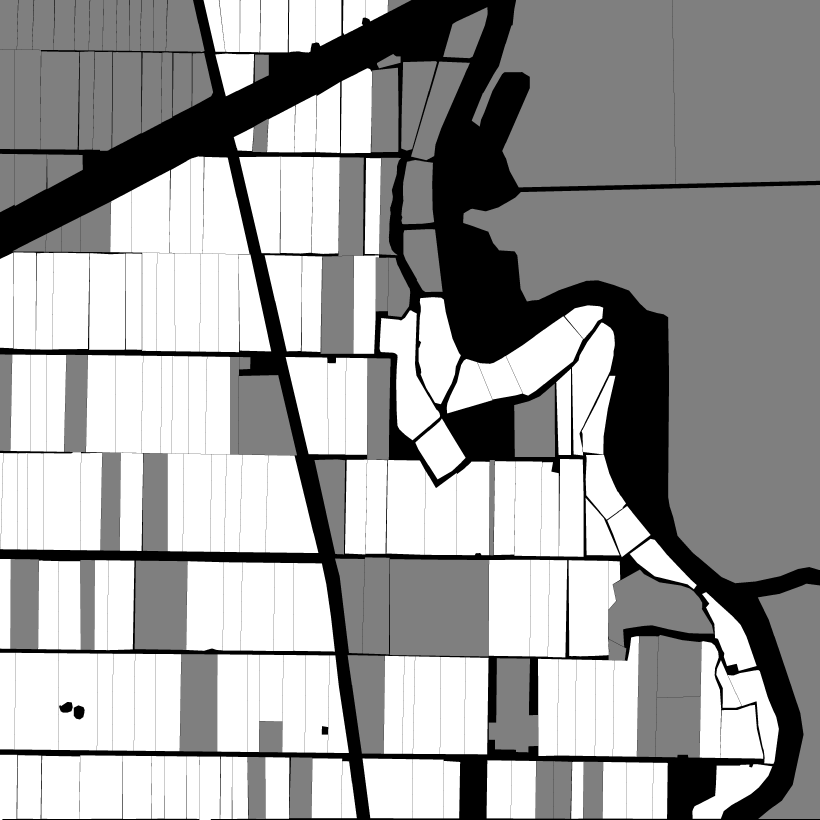
#> input picture CaseStudyResource/NCU-RSS-1.5/test/data/inference/parcel_mask/66666666_666666z.png, 4096 x 4096 px, given as the content of the folder D:/TIF, which was not available (shown at 1/5 size)
$ python prepare_inference_data_13.py
#> lines starting #> are read from the running program, lines starting #| are printed output that depends on the picture; after the words box and inside, x2 and y2 are one past the last pixel; in counts of white or black regions, pixels touching at a corner belong together; pictures that were not available may be replaced by others from this repository, and a replacement may not be noted
### CaseStudyResource/NCU-RSS-Predict-Preprocessing/src/TIF2PNG.py
import glob
import os, logging
import arcpy as arcpy
from PIL import Image

import numpy as np

logger = logging.getLogger(__name__)


def TIF2PNG(input, output_path, itype, enh=0):
#> called with input = 'D:\\TIF', itype = 'NRG', enh = 1
    logger.info('TIF to PNG')
    if not os.path.exists(output_path):
        os.mkdir(output_path)
    if type(input) != list:
        files = glob.glob(input + '/*.tif')
    else:
        files = input

    for file in files:
        # logger.info('From: %s ', file)
        # img = np.array(Image.open(file))
        # width, height = Image.open(file).size
        img = arcpy.RasterToNumPyArray(file)
        logger.info('From: %s ', img.shape)

        logger.info('From: %s ', np.transpose(img, (1, 2, 0)).shape)
        img = np.transpose(img, (1, 2, 0)) #change the order w,h,b
        height, width, band = img.shape

        # 3 BANDS
        if itype == 'NRG':
            i = 0
            result = np.empty([height, width, 3], dtype='uint8')
            for band in [3, 0, 1]:
                array = img[:, :, band]
                if enh == 1:
                    min, max = np.percentile(array, (2, 98))  # Image enhancement
                    ratio = (array - min) / (max - min)
                    array = np.maximum(np.minimum(ratio * 255, 255), 0).astype("uint8")
                result[:, :, i] = array
                i = i + 1
        else:
            # 4 BANDS
            result = np.empty([height, width, 4], dtype='uint8')
            for band in [0, 1, 2, 3]:
                array = img[:, :, band]
                if enh == 1:
                    min, max = np.percentile(array, (2, 98))  # Image enhancement
                    ratio = (array - min) / (max - min)
                    array = np.maximum(np.minimum(ratio * 255, 255), 0).astype("uint8")
                result[:, :, band] = array
        img = Image.fromarray(result)
        filename = os.path.basename(file).split('.')[0]
        filename1 = filename.split("_")
        img.save(output_path + '/' + filename1[0] + "_" + filename1[1] + '.png')
        logger.info('To: %s', output_path + '/' + os.path.basename(file).split('.')[0] + '.png')

### CaseStudyResource/NCU-RSS-Predict-Preprocessing/src/crop_image.py
import glob
import os
import shutil

import numpy as np
from PIL import Image

def crop_image_tool(imgs=None, out_path=None, resize_method=None):
#> called with out_path = '/data/Predict_IMG_CROP', resize_method = 1
    imgs = glob.glob(imgs + '/*.png')
    print('\nCrop Image')
    if not os.path.exists(out_path):
        os.mkdir(out_path)

    width = 11520
    height = 12288
    crop_width = 256
    crop_height = 256
    file_count = 1
    for file in imgs:
        # read image and resize
        ic = 1
        im = Image.open(file)
#> im is the input picture: PIL image 4096x4096 L; min 0, max 2, mean 1.24
        im = im.resize((width, height), resize_method)
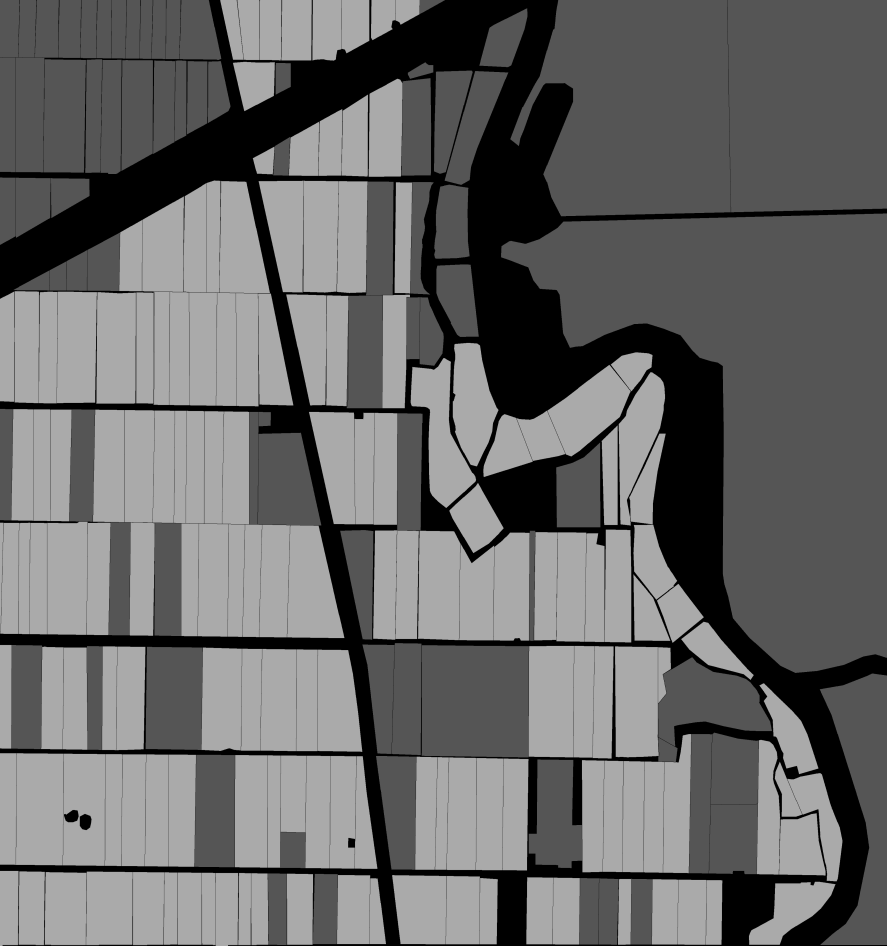
#> im: PIL image 11520x12288 L (shown at 1/13 size); min 0, max 3, mean 1.24; drawn with min black and max white

        # get file name and make a folder for it
        filename = os.path.basename(file).split('.')[0]

        print("crop ", file_count, ": ", file, "...")
        for i in range(0, width, crop_width):
            for r in range(0, height, crop_height):
                a = im.crop((i, r, i + crop_width, r + crop_height))
                a.save(out_path + r'/{}_{}.png'.format(ic, filename))
                ic = ic + 1
#> this loop made 45 passes
#> pass 1, in crop_image_tool, `a.save(out_path + r'/{}_{}.png'.format(ic, filename))`:
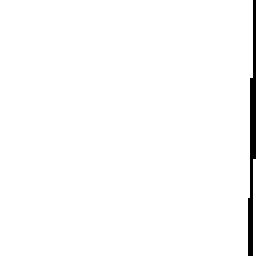
#> saved as 1_66666666_666666z.png: PIL image 256x256 L; values 0 (black) and 1 (white), 98.3% white; 1 black region, box (x1, y1, x2, y2) and area: (248, 0, 256, 256) 1127
#> pass 1, in crop_image_tool, `a.save(out_path + r'/{}_{}.png'.format(ic, filename))`:
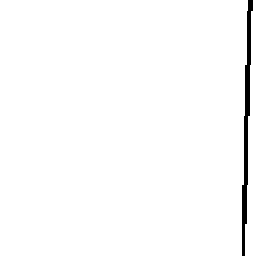
#> saved as 2_66666666_666666z.png: PIL image 256x256 L; values 0 (black) and 1 (white), 98.3% white; 1 black region, box (x1, y1, x2, y2) and area: (242, 0, 253, 256) 1093
#> pass 1, in crop_image_tool, `a.save(out_path + r'/{}_{}.png'.format(ic, filename))`:
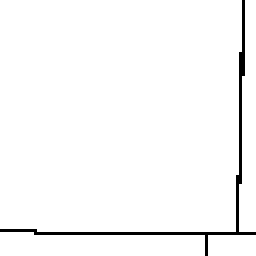
#> saved as 3_66666666_666666z.png: PIL image 256x256 L; values 0 (black) and 1 (white), 97.5% white; 1 black region, box (x1, y1, x2, y2) and area: (0, 0, 256, 256) 1635
#> pass 1, in crop_image_tool, `a.save(out_path + r'/{}_{}.png'.format(ic, filename))`:
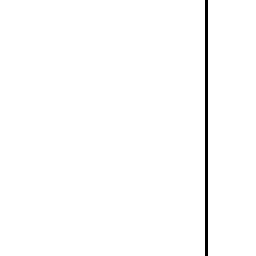
#> saved as 4_66666666_666666z.png: PIL image 256x256 L; values 0 (black) and 1 (white), 98.8% white; 1 black region, box (x1, y1, x2, y2) and area: (205, 0, 208, 256) 768
#> after the loop:
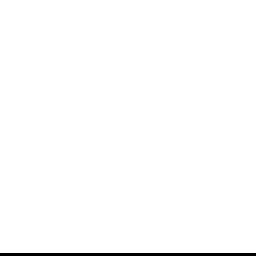
#> a: PIL image 256x256 L; values 0 (black) and 1 (white), 98.8% white; 1 black region, box (x1, y1, x2, y2) and area: (0, 253, 256, 256) 768
#> after the loop, ic = 2161
        file_count = file_count + 1

### CaseStudyResource/NCU-RSS-Predict-Preprocessing/prepare_inference_data_13.py
import os,sys
import shutil
import time
import logging
from logging.handlers import RotatingFileHandler
from configs.config import IMG_Path, NIRRG_path, out_crop_mask,Data_root_folder_path
from src.TIF2PNG import TIF2PNG
from src.crop_image import crop_image_tool
from PIL import Image
if not os.path.isdir('logs'):
    os.mkdir('logs')
logging.basicConfig(
    level=logging.INFO,
    format='%(asctime)s - %(name)s - %(levelname)s - %(message)s',
    datefmt='%Y-%m-%d %H:%M:%S',
    handlers=[
        # logging.FileHandler('logs/app-basic.log'),
        logging.handlers.TimedRotatingFileHandler('logs/app-basic.log', when='midnight', interval=1, backupCount=30),
        logging.StreamHandler(sys.stdout)
    ]
)
logger = logging.getLogger(__name__)

def prepare_inference_data_13():
    logging.info("tif2png...")
    start = time.time()
    TIF2PNG(IMG_Path, NIRRG_path, 'NRG', enh=1)
    if os.path.isdir(out_crop_mask):
        shutil.rmtree(out_crop_mask)
    os.mkdir(out_crop_mask)
    logging.info("cropping_tif_for_inference...")
    crop_image_tool(imgs=NIRRG_path, out_path= out_crop_mask, resize_method=Image.LANCZOS)
    end = time.time()
    print(format(end-start))

if __name__ == '__main__':

    if os.path.isdir(Data_root_folder_path):
        shutil.rmtree(Data_root_folder_path)
    os.mkdir(Data_root_folder_path)


    prepare_inference_data_13()

$ run again, on CaseStudyResource/NCU-RSS-1.5/test/data/train_test/parcel_mask/11111111_111111z.png
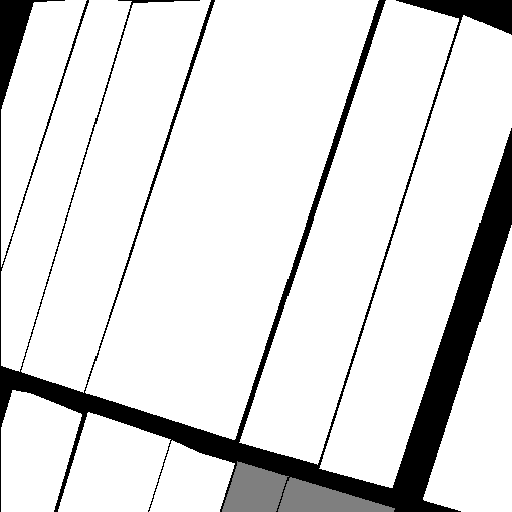
#> input picture CaseStudyResource/NCU-RSS-1.5/test/data/train_test/parcel_mask/11111111_111111z.png, 512 x 512 px, given as the content of the folder D:/TIF, which was not available
#> in crop_image_tool, im is the input picture: PIL image 512x512 L; min 0, max 2, mean 1.75
#> in crop_image_tool, `im = im.resize((width, height), resize_method)`:
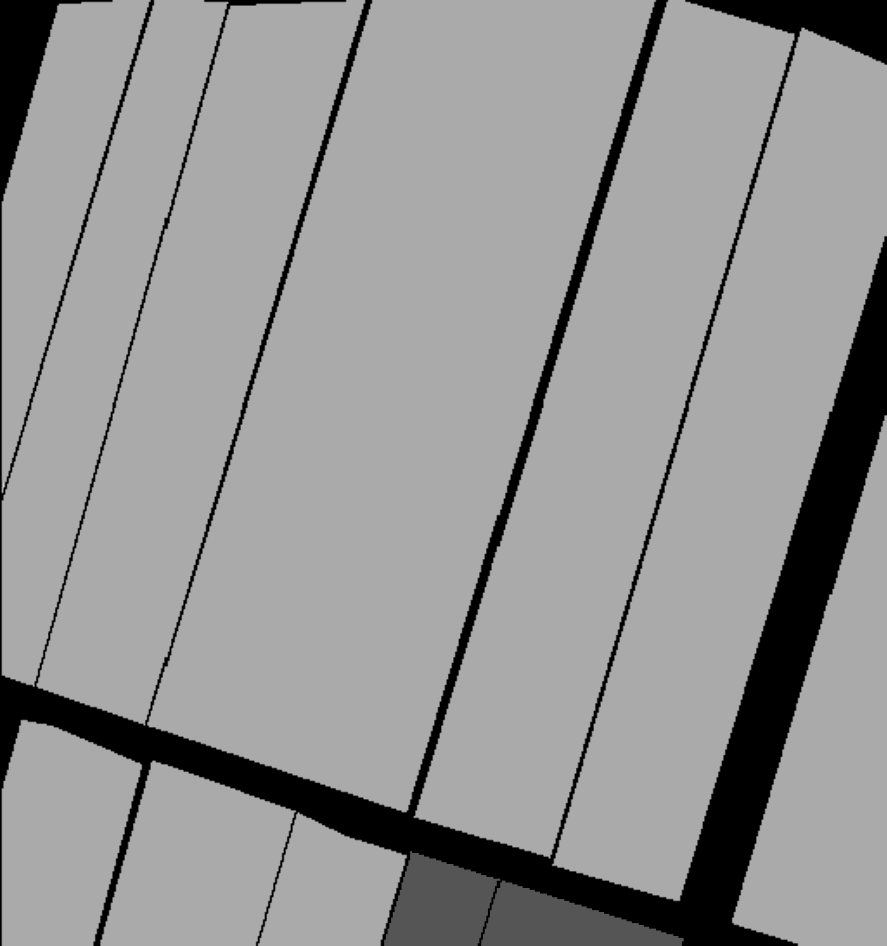
#> im: PIL image 11520x12288 L (shown at 1/13 size); min 0, max 3, mean 1.75; drawn with min black and max white
#> the loop in crop_image_tool, `for i in range(0, width, crop_width):` made 45 passes
#> pass 1, in crop_image_tool, `a.save(out_path + r'/{}_{}.png'.format(ic, filename))`:
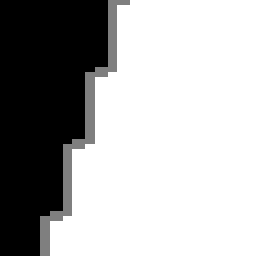
#> saved as 10_11111111_111111z.png: PIL image 256x256 L; min 0, max 2, mean 1.35; drawn with min black and max white
#> after the loop in crop_image_tool, `for i in range(0, width, crop_width):`: ic = 2161

$ run again, on CaseStudyResource/NCU-RSS-1.5/test/data/train_test/parcel_mask/22222222_222222z.png
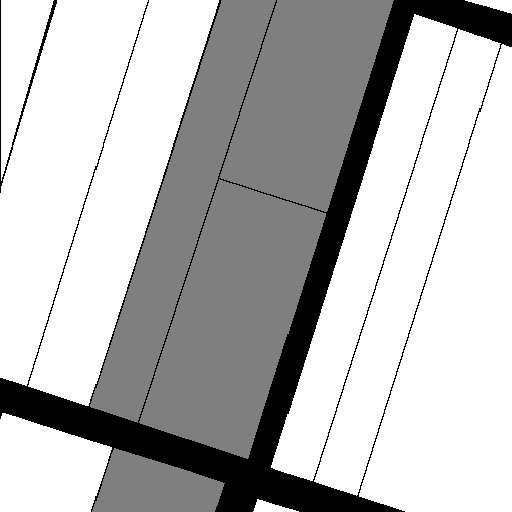
#> input picture CaseStudyResource/NCU-RSS-1.5/test/data/train_test/parcel_mask/22222222_222222z.png, 512 x 512 px, given as the content of the folder D:/TIF, which was not available
#> in crop_image_tool, im is the input picture: PIL image 512x512 L; min 0, max 2, mean 1.46
#> in crop_image_tool, `im = im.resize((width, height), resize_method)`:
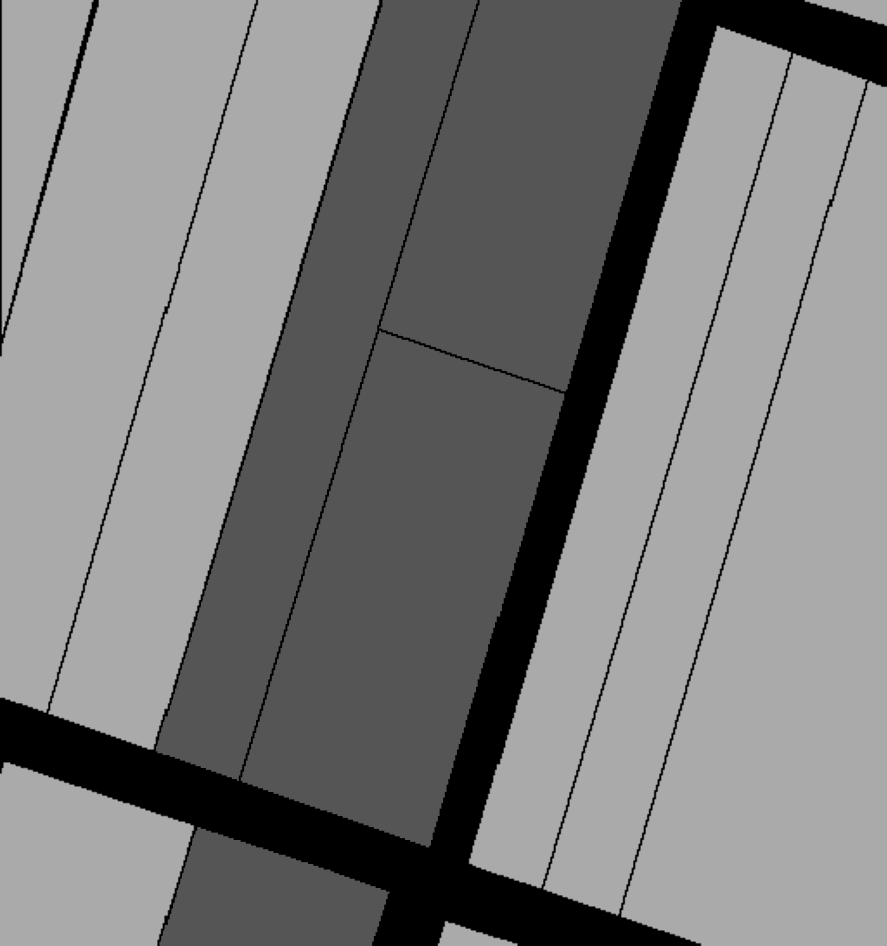
#> im: PIL image 11520x12288 L (shown at 1/13 size); min 0, max 3, mean 1.46; drawn with min black and max white
#> the loop in crop_image_tool, `for i in range(0, width, crop_width):` made 45 passes
#> pass 1, in crop_image_tool, `a.save(out_path + r'/{}_{}.png'.format(ic, filename))`:
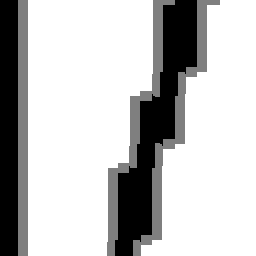
#> saved as 16_22222222_222222z.png: PIL image 256x256 L; min 0, max 2, mean 1.51; drawn with min black and max white
#> after the loop in crop_image_tool, `for i in range(0, width, crop_width):`: ic = 2161
